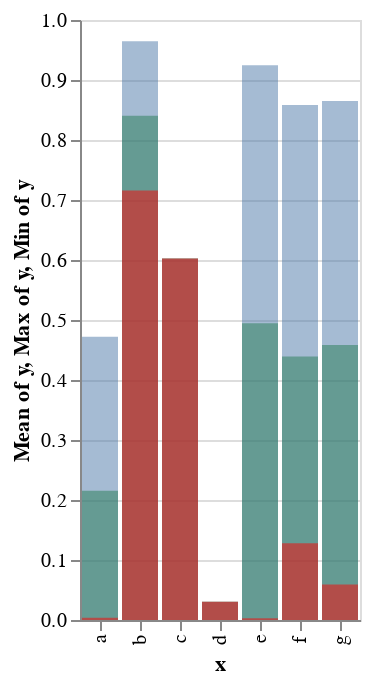

The notebook cell this image was saved under:
### Markdown cell above
## Barplot

### Code cell
x = rand(collect('a':'g'),20)
y = rand(20)
@vlplot() + barplot(x,y,y_agg="mean",color="green",opacity=0.5) + barplot(x,y,y_agg="max",opacity=0.5) + barplot(x,y,y_agg="min",color="red",opacity=0.5)

### Figure 1 — Vega-Lite specification as saved in the notebook (floating-point values rounded to 4 significant figures)
{"layer": [{"data": {"values": [{"x": "g", "y": 0.05921}, {"x": "d", "y": 0.03059}, {"x": "c", "y": 0.6026}, {"x": "b", "y": 0.7158}, {"x": "g", "y": 0.1411}, {"x": "f", "y": 0.8584}, {"x": "f", "y": 0.1277}, {"x": "f", "y": 0.3487}, {"x": "a", "y": 0.003626}, {"x": "e", "y": 0.002902}, {"x": "b", "y": 0.9648}, {"x": "a", "y": 0.4721}, {"x": "g", "y": 0.8648}, {"x": "g", "y": 0.7681}, {"x": "e", "y": 0.9244}, {"x": "f", "y": 0.2646}, {"x": "e", "y": 0.4095}, {"x": "f", "y": 0.5975}, {"x": "a", "y": 0.1706}, {"x": "e", "y": 0.6414}]}, "encoding": {"color": {"value": "green"}, "x": {"field": "x", "type": "nominal"}, "y": {"aggregate": "mean", "field": "y", "type": "quantitative"}}, "mark": {"opacity": 0.5, "type": "bar"}}, {"data": {"values": [{"x": "g", "y": 0.05921}, {"x": "d", "y": 0.03059}, {"x": "c", "y": 0.6026}, {"x": "b", "y": 0.7158}, {"x": "g", "y": 0.1411}, {"x": "f", "y": 0.8584}, {"x": "f", "y": 0.1277}, {"x": "f", "y": 0.3487}, {"x": "a", "y": 0.003626}, {"x": "e", "y": 0.002902}, {"x": "b", "y": 0.9648}, {"x": "a", "y": 0.4721}, {"x": "g", "y": 0.8648}, {"x": "g", "y": 0.7681}, {"x": "e", "y": 0.9244}, {"x": "f", "y": 0.2646}, {"x": "e", "y": 0.4095}, {"x": "f", "y": 0.5975}, {"x": "a", "y": 0.1706}, {"x": "e", "y": 0.6414}]}, "encoding": {"x": {"field": "x", "type": "nominal"}, "y": {"aggregate": "max", "field": "y", "type": "quantitative"}}, "mark": {"opacity": 0.5, "type": "bar"}}, {"data": {"values": [{"x": "g", "y": 0.05921}, {"x": "d", "y": 0.03059}, {"x": "c", "y": 0.6026}, {"x": "b", "y": 0.7158}, {"x": "g", "y": 0.1411}, {"x": "f", "y": 0.8584}, {"x": "f", "y": 0.1277}, {"x": "f", "y": 0.3487}, {"x": "a", "y": 0.003626}, {"x": "e", "y": 0.002902}, {"x": "b", "y": 0.9648}, {"x": "a", "y": 0.4721}, {"x": "g", "y": 0.8648}, {"x": "g", "y": 0.7681}, {"x": "e", "y": 0.9244}, {"x": "f", "y": 0.2646}, {"x": "e", "y": 0.4095}, {"x": "f", "y": 0.5975}, {"x": "a", "y": 0.1706}, {"x": "e", "y": 0.6414}]}, "encoding": {"color": {"value": "red"}, "x": {"field": "x", "type": "nominal"}, "y": {"aggregate": "min", "field": "y", "type": "quantitative"}}, "mark": {"opacity": 0.5, "type": "bar"}}]}
